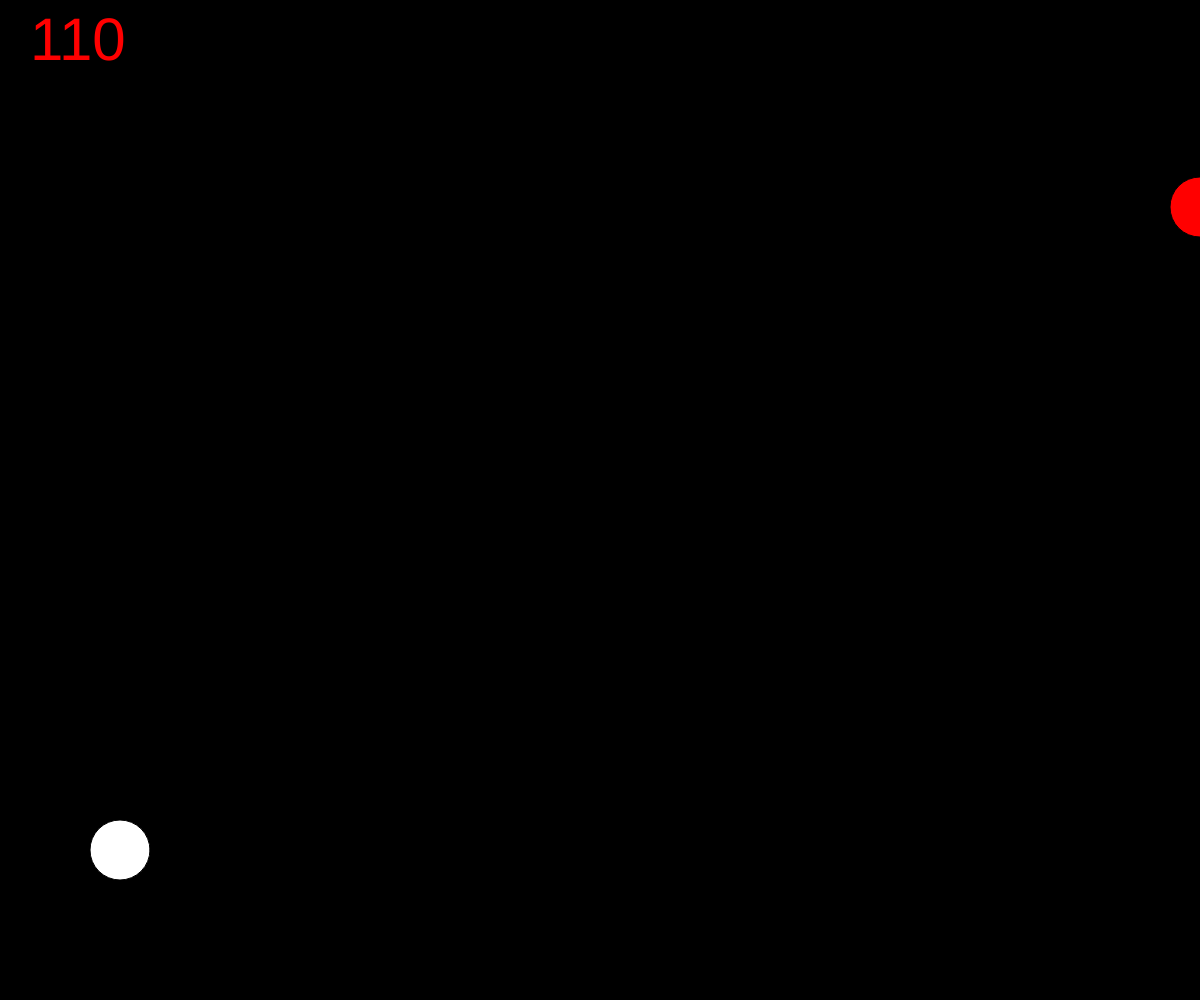
Frame 1 (no input)
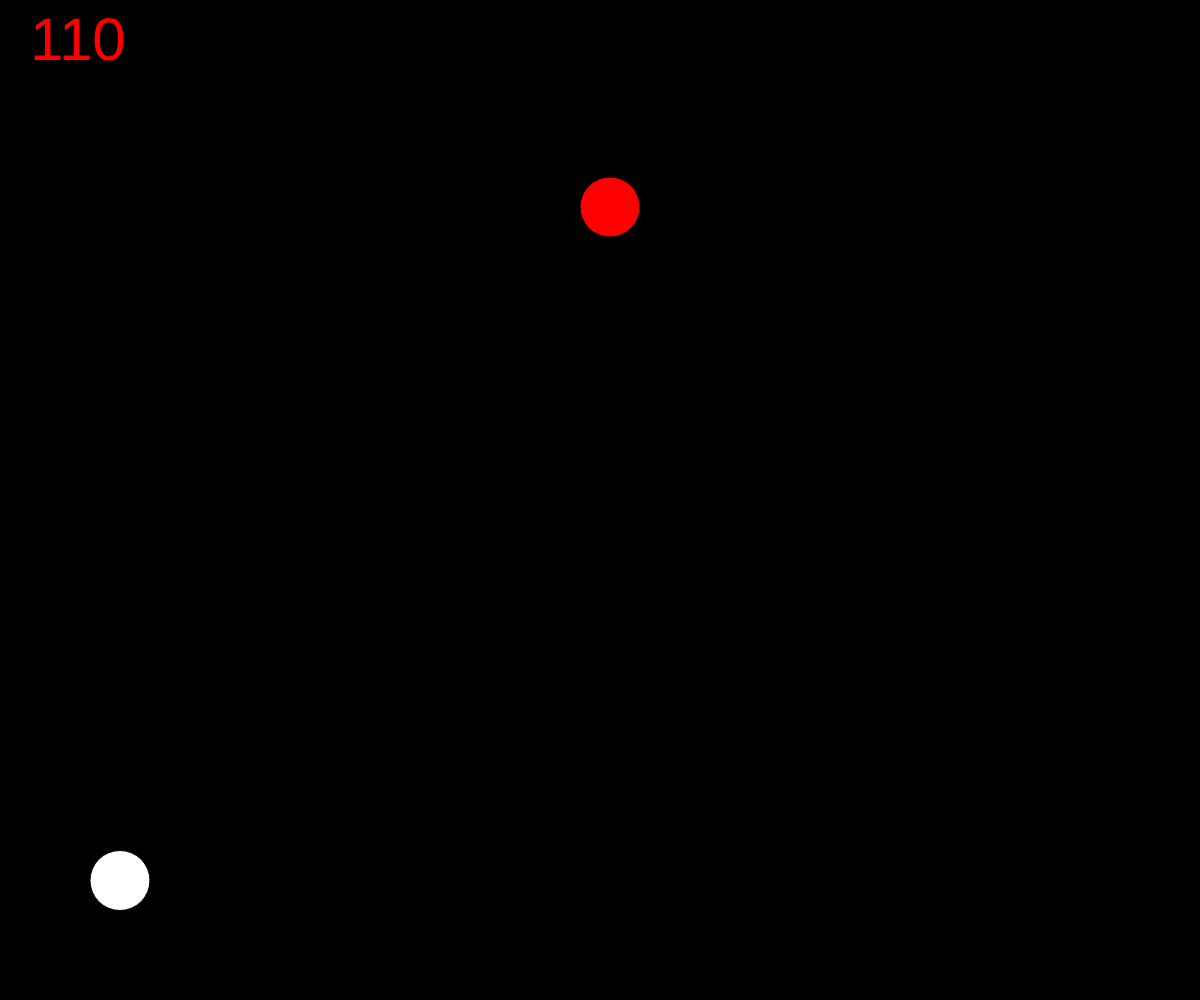
Frame 60 (no input)
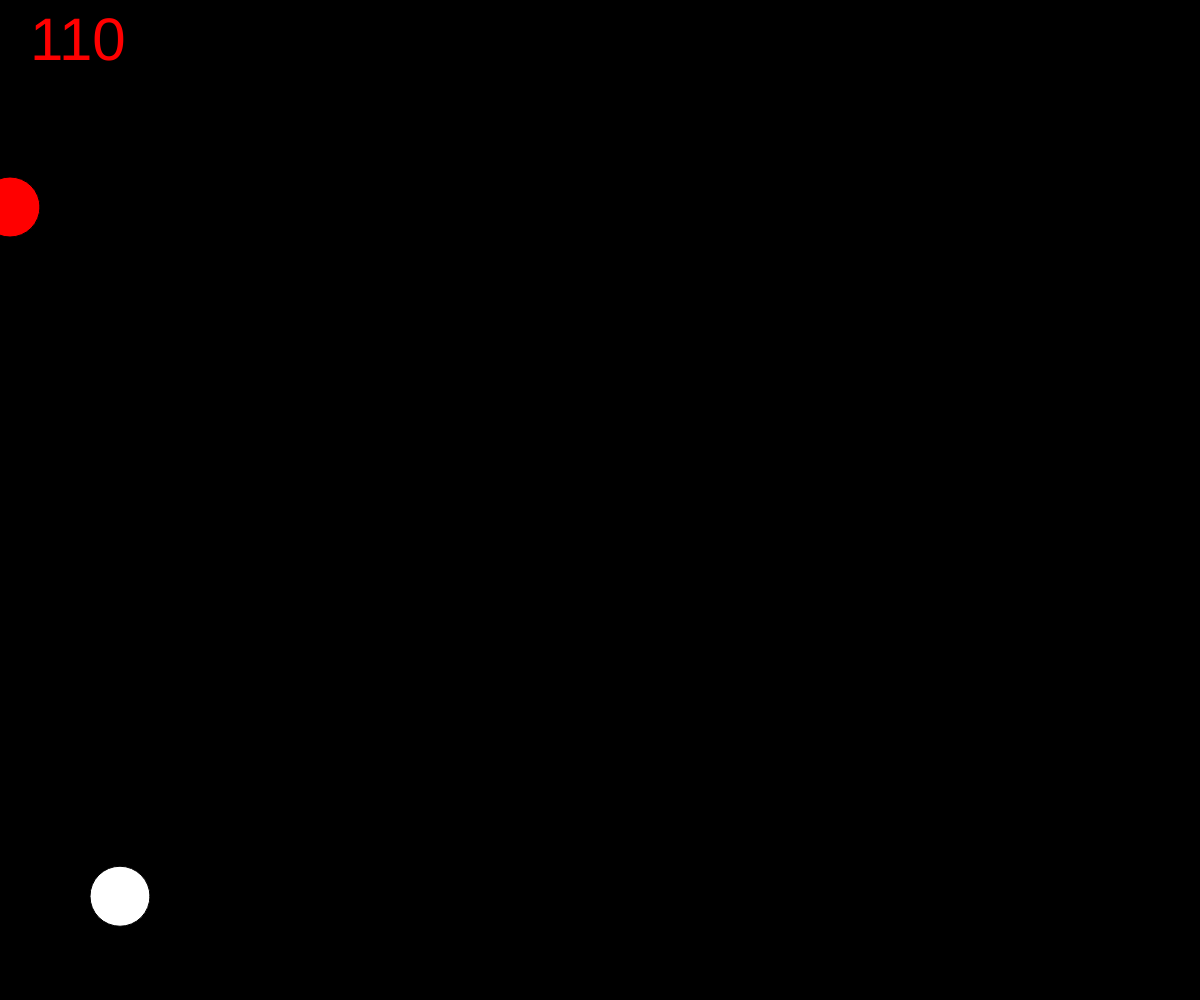
Frame 120 (the mouse pressed at the canvas centre since frame 60)

The p5.js sketch that drew these frames (run headless with seeded random() and noise() and a simulated clock; from frame 60 on, the mouse is pressed at the canvas centre):

// p5.js sketch
// ── sketch.js
var vel= 0;
var velProyectil;
var cajas = [];
var n_vertical = 1500;
var puntaje = 110;


function setup() {
  //frameRate(120);
  createCanvas(windowWidth, windowHeight);
   micaja1 = new CajaObj();
   miproyectil = new proyectiles();
   // for(var i = 0; i < n_vertical; i++){
   //  cajas[i] = new CajaObj(i*windowHeight/n_vertical);
   // }
}

function mousePressed(){
  vel = vel + 3;
}

function CajaObj(){

  var r = random();
  this.x = width/10;
  this.y = height-150;

  this.mover = function() {
   
   if (this.y > height-100){
    vel= -vel*0.6;
    this.y = height-100;
   }
   else if (this.y < 0){
    vel = -vel;
    this.y = 0;
    
   }
   else 
    {this.y = this.y - vel; 
   vel = vel - 0.1;}
  
  }

  this.mostrar = function(){
    fill(255);
    ellipse(this.x, this.y, 60, 60);
  }
}

function proyectiles(){
  this.x = width;
  this.y = map(random(), 0, 1, 0, height);

  this.mover = function() {
    if (this.x < 0) {
      this.x = width;
      this.y = map(random(), 0, 1, 0, height);
    }
   
  this.x = this.x - 10;

  }

  this.mostrar = function(){
    fill(255, 0, 0);
    ellipse(this.x, this.y, 60, 60);
  }
}



function draw() {
 
  background(0);
  micaja1.mostrar();
  micaja1.mover();
  miproyectil.mostrar();
  miproyectil.mover();
  if (dist(micaja1.x, micaja1.y, miproyectil.x, miproyectil.y)<60){
    miproyectil.x = width;
    miproyectil.y = map(random(), 0, 1, 0, height);
    puntaje++;
  }
  textSize(60);
  text(puntaje, 30, 60);
}

//agregar un gráfico que vaya indicando cuánto he ido comiendo por minuto.
